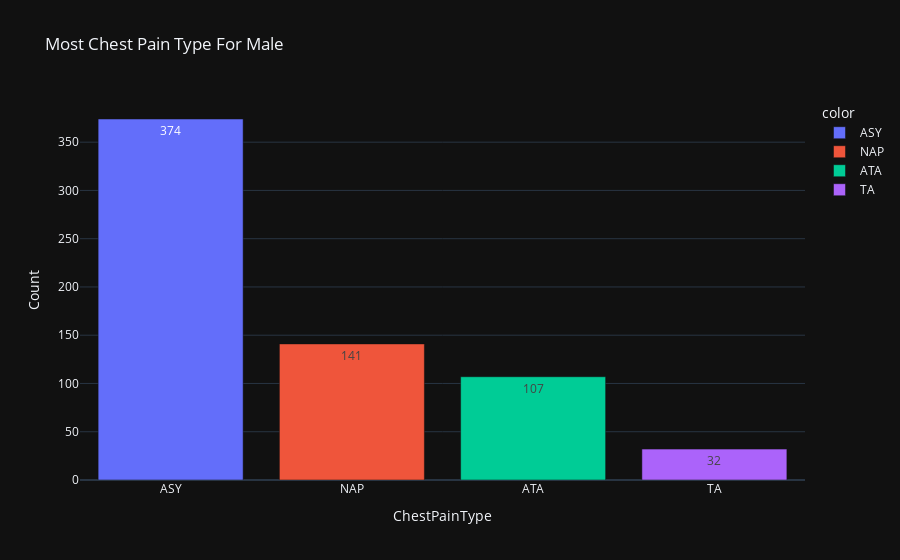

Source (notebook cell):
### Markdown cell above
## Chest Pain Type For each gender of Sex

### Code cell
fig = px.bar(df_cleaned[df_cleaned['Sex'] == 'M']['ChestPainType'].value_counts(),
             color = df_cleaned[df_cleaned['Sex'] == 'M']['ChestPainType'].value_counts().index,
             template = 'plotly_dark',
             title = 'Most Chest Pain Type For Male',
             labels = {'value':'Count'},
             text_auto = True
             )
fig.show()

### Figure 1 — Plotly figure (JSON) as saved in the notebook; plotly's stock layout.template omitted (floating-point values rounded to 4 significant figures)
{"data": [{"hovertemplate": "color=ASY<br>ChestPainType=%{x}<br>Count=%{y}<extra></extra>", "legendgroup": "ASY", "marker": {"color": "#636efa", "pattern": {"shape": ""}}, "name": "ASY", "orientation": "v", "showlegend": true, "textposition": "auto", "texttemplate": "%{y}", "type": "bar", "x": ["ASY"], "xaxis": "x", "y": [374], "yaxis": "y"}, {"hovertemplate": "color=NAP<br>ChestPainType=%{x}<br>Count=%{y}<extra></extra>", "legendgroup": "NAP", "marker": {"color": "#EF553B", "pattern": {"shape": ""}}, "name": "NAP", "orientation": "v", "showlegend": true, "textposition": "auto", "texttemplate": "%{y}", "type": "bar", "x": ["NAP"], "xaxis": "x", "y": [141], "yaxis": "y"}, {"hovertemplate": "color=ATA<br>ChestPainType=%{x}<br>Count=%{y}<extra></extra>", "legendgroup": "ATA", "marker": {"color": "#00cc96", "pattern": {"shape": ""}}, "name": "ATA", "orientation": "v", "showlegend": true, "textposition": "auto", "texttemplate": "%{y}", "type": "bar", "x": ["ATA"], "xaxis": "x", "y": [107], "yaxis": "y"}, {"hovertemplate": "color=TA<br>ChestPainType=%{x}<br>Count=%{y}<extra></extra>", "legendgroup": "TA", "marker": {"color": "#ab63fa", "pattern": {"shape": ""}}, "name": "TA", "orientation": "v", "showlegend": true, "textposition": "auto", "texttemplate": "%{y}", "type": "bar", "x": ["TA"], "xaxis": "x", "y": [32], "yaxis": "y"}], "layout": {"barmode": "relative", "legend": {"title": {"text": "color"}, "tracegroupgap": 0}, "title": {"text": "Most Chest Pain Type For Male"}, "xaxis": {"anchor": "y", "domain": [0, 1], "title": {"text": "ChestPainType"}}, "yaxis": {"anchor": "x", "domain": [0, 1], "title": {"text": "Count"}}}}
